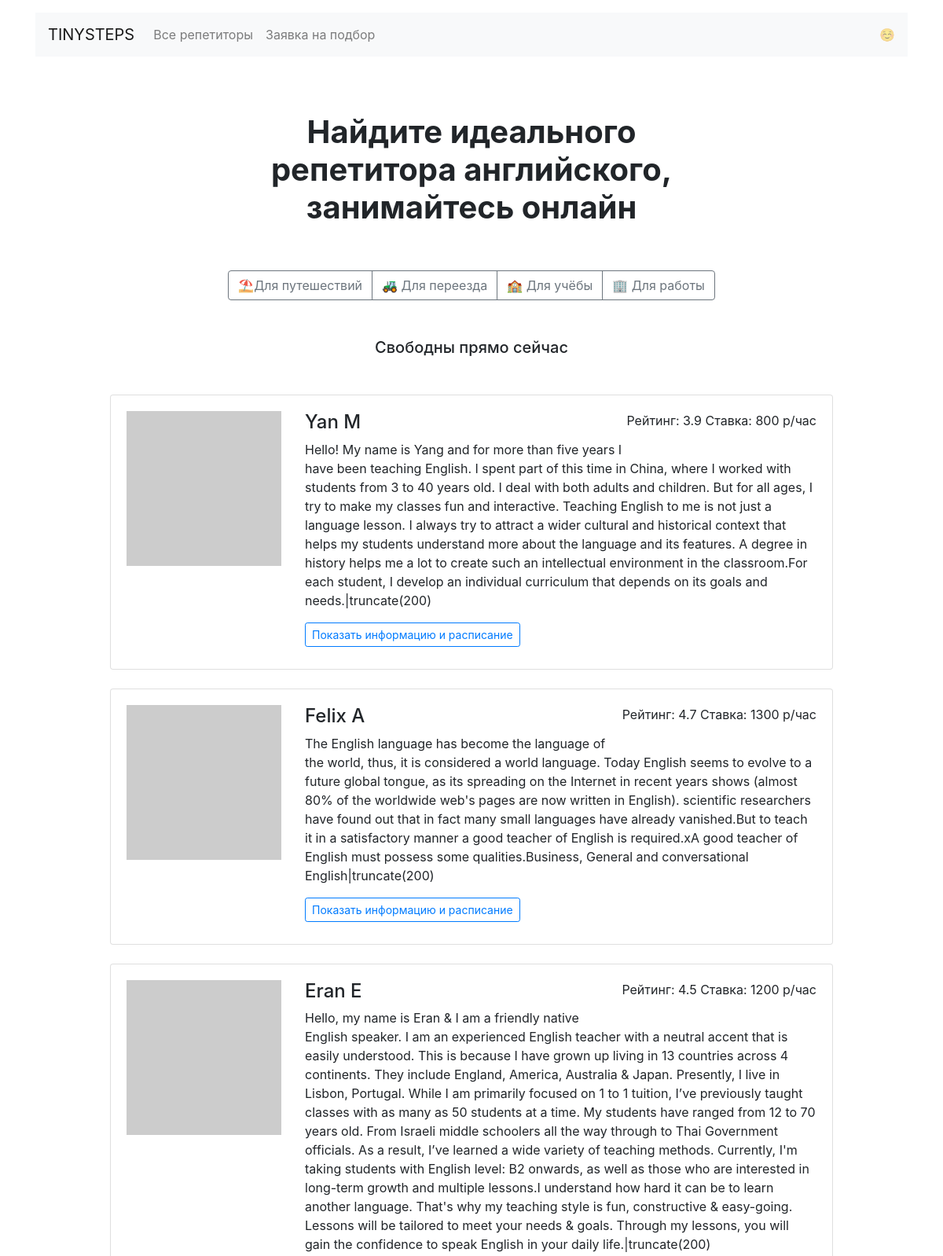
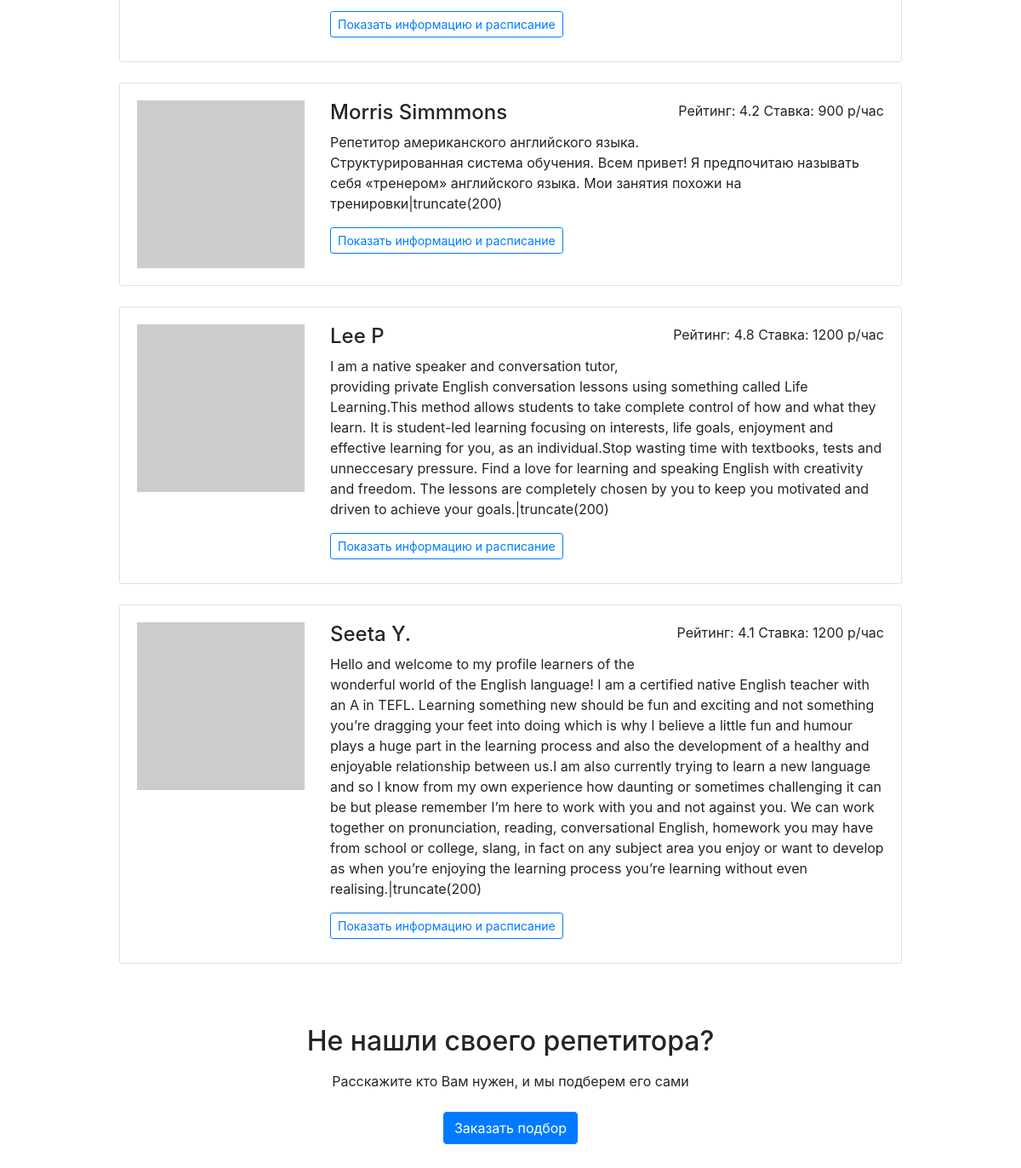
The page / on the database its author committed (2 pictures, top to bottom).
### db_create_script.py (models this page shows)
class Goal(db.Model):
    __tablename__ = 'goals'
    id = db.Column(db.Integer, primary_key=True)
    goalTitle_eu = db.Column(db.String(30), nullable=False)
    goalTitle_ru = db.Column(db.String(30), nullable=False)
    teachers = db.relationship('Teacher', secondary=teachers_goals_association, back_populates='goals')
    goal_requests = db.relationship('Request', back_populates='clientGoal')

class Teacher(db.Model):
    __tablename__ = 'teachers'
    id = db.Column(db.Integer, primary_key=True)
    name = db.Column(db.String(50), nullable=False)
    about = db.Column(db.String(1000), nullable=False)
    rating = db.Column(db.Float, nullable=False)
    picture = db.Column(db.String(50), nullable=False)
    price = db.Column(db.Integer, nullable=False)
    free = db.Column(db.Text(1000), nullable=False)
    goals = db.relationship('Goal', secondary=teachers_goals_association, back_populates='teachers')
    teacher_bookings = db.relationship('Booking', back_populates='clientTeacher')

### app.py (the view)
@app.route('/')
def main():
    message_to_user = 'Свободны прямо сейчас'
    random_teachers = random.sample(db.session.query(Teacher).all(), 6)
    return render_template('index.html', goals=goals, teachers=random_teachers, user_message=message_to_user)

### templates/index.html (shortened to what this page needs)
{% extends 'base.html' %}
{% block container %}
<main class="container mt-3 mb-5">
    <section>
        <h1 class="h1 text-center mx-auto mt-4 py-5"><strong>Найдите идеального <br>репетитора английского, <br>занимайтесь
            онлайн</strong></h1>
        <div class="text-center mb-5">
            <div class="btn-group mx-auto mb-0" role="group" aria-label="Basic example">
                {% for goal in goals %}
                <a href="/goals/{{goal.goalTitle_eu}}" class="btn btn-outline-secondary">{{goal.goalTitle_ru}}</a>
                {% endfor %}
            </div>
        </div>
        <h2 class="h5 text-center mb-5">{{user_message}}</h2>
        <div class="row">
            <div class="col-12 col-lg-10 offset-lg-1 m-auto">
                {% for teacher in teachers %}
                <div class="card mb-4">
                    <div class="card-body">
                        <div class="row">
                            <div class="col-3"><img src={{teacher.picture}} class="img-fluid" alt=""></div>
                            <div class="col-9">
                                <p class="float-right">Рейтинг: {{teacher.rating}} Ставка: {{teacher.price}} р/час</p>
                                <h2 class="h4">{{teacher.name}}</h2>
                                <p>{{teacher.about}}|truncate(200)</p>
                                <a href="/profiles/{{teacher.id}}" class="btn btn-outline-primary btn-sm mr-3 mb-2">
                                    Показать информацию и расписание</a>
                            </div>
                        </div>
                    </div>
                </div>
                {% endfor %}
            </div>
        </div>
        <h2 class="text-center mt-5 mb-3">Не нашли своего репетитора?</h2>
        <p class="text-center mb-4">Расскажите кто Вам нужен, и мы подберем его сами</p>
        <div class="text-center pb-5">
            <a href="/request/" class="btn btn-primary">Заказать подбор</a>
        </div>
        </section>
</main>
{% endblock %}

### templates/base.html (shortened to what this page needs)
<!DOCTYPE html>
<html lang="ru">
<head>
    <link rel="stylesheet" href="https://stackpath.bootstrapcdn.com/bootstrap/4.3.1/css/bootstrap.min.css"
>
</head>
<body>
<header class="container mt-3">
    <nav class="navbar navbar-expand-lg navbar-light bg-light">
        <a class="navbar-brand" href="/">TINYSTEPS</a>
        <div class="collapse navbar-collapse" id="navbarNav">
            <ul class="navbar-nav">
                <li class="nav-item {% if request.path =='/all/' %}active{% endif %}">
                    <a class="nav-link" href="/all/">Все репетиторы</a>
                </li>
                <li class="nav-item {% if request.path == '/request/' %}active{% endif %}">
                    <a class="nav-link" href="/request/">Заявка на подбор</a>
                </li>
            </ul>
        </div>
        <span class="navbar-text d-sm-none d-lg-block">
        ☺️
      </span>
    </nav>
</header>
{% block container %} {% endblock %}
</body>
</html>

### rows shown on the page
Goal: goalTitle_ru "⛱Для путешествий"
Goal: goalTitle_ru "🚜 Для переезда"
Goal: goalTitle_ru "🏫 Для учёбы"
Goal: goalTitle_ru "🏢 Для работы"
Teacher: rating "3.9", price "800", name "Yan M", about "Hello! My name is Yang and for more than five years I have been teaching English. I spent part of this time in China, where I worked with students from 3 to 40 years old. I deal with both adults and children. But for all ages, I try to make my classes fun and interactive. Teaching English to me is not just a language lesson. I always try to attract a wider cultural and historical context that helps my students understand more about the language and its features. A degree in history helps me a lot to create such an intellectual environment in the classroom.For each student, I develop an individual curriculum that depends on its goals and needs."
Teacher: rating "4.7", price "1300", name "Felix A", about "The English language has become the language of the world, thus, it is considered a world language. Today English seems to evolve to a future global tongue, as its spreading on the Internet in recent years shows (almost 80% of the worldwide web's pages are now written in English). scientific researchers have found out that in fact many small languages have already vanished.But to teach it in a satisfactory manner a good teacher of English is required.xA good teacher of English must possess some qualities.Business, General and conversational English"
Teacher: rating "4.5", price "1200", name "Eran E", about "Hello, my name is Eran & I am a friendly native English speaker. I am an experienced English teacher with a neutral accent that is easily understood. This is because I have grown up living in 13 countries across 4 continents. They include England, America, Australia & Japan. Presently, I live in Lisbon, Portugal. While I am primarily focused on 1 to 1 tuition, I’ve previously taught classes with as many as 50 students at a time. My students have ranged from 12 to 70 years old. From Israeli middle schoolers all the way through to Thai Government officials. As a result, I’ve learned a wide variety of teaching methods. Currently, I'm taking students with English level: B2 onwards, as well as…"
Teacher: rating "4.2", price "900", name "Morris Simmmons", about "Репетитор американского английского языка. Структурированная система обучения. Всем привет! Я предпочитаю называть себя «тренером» английского языка. Мои занятия похожи на тренировки"
Teacher: rating "4.8", price "1200", name "Lee P", about "I am a native speaker and conversation tutor, providing private English conversation lessons using something called Life Learning.This method allows students to take complete control of how and what they learn. It is student-led learning focusing on interests, life goals, enjoyment and effective learning for you, as an individual.Stop wasting time with textbooks, tests and unneccesary pressure. Find a love for learning and speaking English with creativity and freedom. The lessons are completely chosen by you to keep you motivated and driven to achieve your goals."
Teacher: rating "4.1", price "1200", name "Seeta Y.", about "Hello and welcome to my profile learners of the wonderful world of the English language! I am a certified native English teacher with an A in TEFL. Learning something new should be fun and exciting and not something you’re dragging your feet into doing which is why I believe a little fun and humour plays a huge part in the learning process and also the development of a healthy and enjoyable relationship between us.I am also currently trying to learn a new language and so I know from my own experience how daunting or sometimes challenging it can be but please remember I’m here to work with you and not against you. We can work together on pronunciation, reading, conversational English,…"

### other values the page prints
{{ user_message }} "Свободны прямо сейчас"
